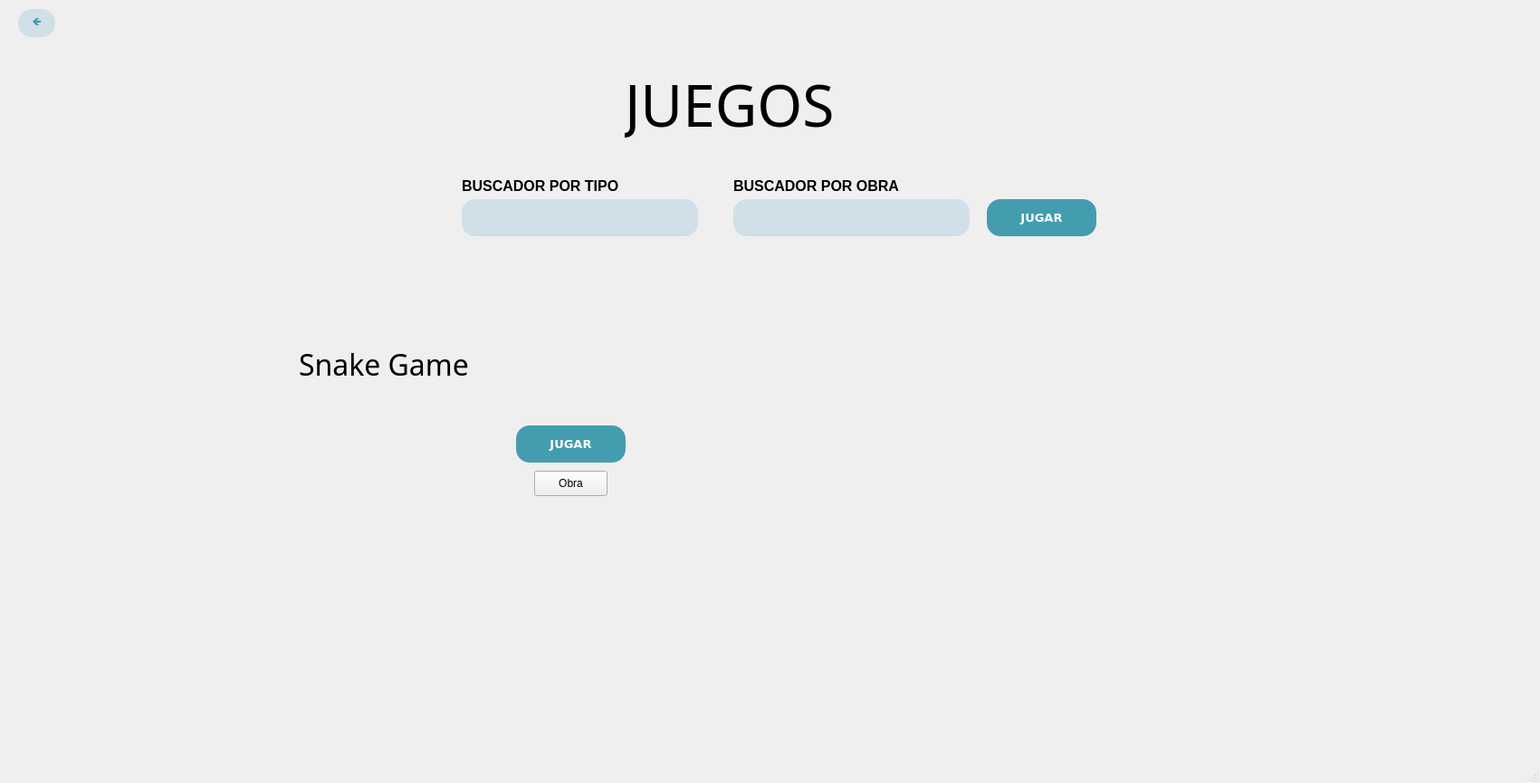
<?xml version="1.0" encoding="UTF-8"?>
<ui version="4.0">
 <class>MainWindow</class>
 <widget class="QMainWindow" name="MainWindow">
  <property name="geometry">
   <rect>
    <x>0</x>
    <y>0</y>
    <width>1701</width>
    <height>865</height>
   </rect>
  </property>
  <property name="windowTitle">
   <string>MainWindow</string>
  </property>
  <widget class="QWidget" name="centralwidget">
   <widget class="QLabel" name="Titulo">
    <property name="geometry">
     <rect>
      <x>690</x>
      <y>70</y>
      <width>321</width>
      <height>91</height>
     </rect>
    </property>
    <property name="font">
     <font>
      <family>Bell MT</family>
      <pointsize>24</pointsize>
      <weight>50</weight>
      <bold>false</bold>
     </font>
    </property>
    <property name="text">
     <string>&lt;html&gt;&lt;head/&gt;&lt;body&gt;&lt;p&gt;&lt;span style=&quot; font-size:48pt;&quot;&gt;JUEGOS&lt;/span&gt;&lt;/p&gt;&lt;/body&gt;&lt;/html&gt;</string>
    </property>
   </widget>
   <widget class="QLabel" name="Titulo_2">
    <property name="geometry">
     <rect>
      <x>330</x>
      <y>380</y>
      <width>211</width>
      <height>41</height>
     </rect>
    </property>
    <property name="font">
     <font>
      <family>Bell MT</family>
      <pointsize>24</pointsize>
      <weight>50</weight>
      <bold>false</bold>
     </font>
    </property>
    <property name="text">
     <string>&lt;html&gt;&lt;head/&gt;&lt;body&gt;&lt;p&gt;Snake Game&lt;/p&gt;&lt;/body&gt;&lt;/html&gt;</string>
    </property>
   </widget>
   <widget class="QLabel" name="Titulo_3">
    <property name="geometry">
     <rect>
      <x>590</x>
      <y>340</y>
      <width>81</width>
      <height>121</height>
     </rect>
    </property>
    <property name="maximumSize">
     <size>
      <width>411</width>
      <height>16777215</height>
     </size>
    </property>
    <property name="font">
     <font>
      <family>Bell MT</family>
      <pointsize>24</pointsize>
      <weight>50</weight>
      <bold>false</bold>
     </font>
    </property>
    <property name="text">
     <string/>
    </property>
    <property name="pixmap">
     <pixmap>../Imagenes/monalisa.jpg</pixmap>
    </property>
   </widget>
   <widget class="QPushButton" name="enviarBotonJuego1">
    <property name="geometry">
     <rect>
      <x>570</x>
      <y>470</y>
      <width>121</width>
      <height>41</height>
     </rect>
    </property>
    <property name="palette">
     <palette>
      <active>
       <colorrole role="WindowText">
        <brush brushstyle="SolidPattern">
         <color alpha="255">
          <red>255</red>
          <green>255</green>
          <blue>255</blue>
         </color>
        </brush>
       </colorrole>
       <colorrole role="Button">
        <brush brushstyle="SolidPattern">
         <color alpha="255">
          <red>67</red>
          <green>157</green>
          <blue>175</blue>
         </color>
        </brush>
       </colorrole>
       <colorrole role="Text">
        <brush brushstyle="SolidPattern">
         <color alpha="255">
          <red>255</red>
          <green>255</green>
          <blue>255</blue>
         </color>
        </brush>
       </colorrole>
       <colorrole role="ButtonText">
        <brush brushstyle="SolidPattern">
         <color alpha="255">
          <red>255</red>
          <green>255</green>
          <blue>255</blue>
         </color>
        </brush>
       </colorrole>
       <colorrole role="Base">
        <brush brushstyle="SolidPattern">
         <color alpha="255">
          <red>67</red>
          <green>157</green>
          <blue>175</blue>
         </color>
        </brush>
       </colorrole>
       <colorrole role="Window">
        <brush brushstyle="SolidPattern">
         <color alpha="255">
          <red>67</red>
          <green>157</green>
          <blue>175</blue>
         </color>
        </brush>
       </colorrole>
       <colorrole role="PlaceholderText">
        <brush brushstyle="NoBrush">
         <color alpha="128">
          <red>255</red>
          <green>255</green>
          <blue>255</blue>
         </color>
        </brush>
       </colorrole>
      </active>
      <inactive>
       <colorrole role="WindowText">
        <brush brushstyle="SolidPattern">
         <color alpha="255">
          <red>255</red>
          <green>255</green>
          <blue>255</blue>
         </color>
        </brush>
       </colorrole>
       <colorrole role="Button">
        <brush brushstyle="SolidPattern">
         <color alpha="255">
          <red>67</red>
          <green>157</green>
          <blue>175</blue>
         </color>
        </brush>
       </colorrole>
       <colorrole role="Text">
        <brush brushstyle="SolidPattern">
         <color alpha="255">
          <red>255</red>
          <green>255</green>
          <blue>255</blue>
         </color>
        </brush>
       </colorrole>
       <colorrole role="ButtonText">
        <brush brushstyle="SolidPattern">
         <color alpha="255">
          <red>255</red>
          <green>255</green>
          <blue>255</blue>
         </color>
        </brush>
       </colorrole>
       <colorrole role="Base">
        <brush brushstyle="SolidPattern">
         <color alpha="255">
          <red>67</red>
          <green>157</green>
          <blue>175</blue>
         </color>
        </brush>
       </colorrole>
       <colorrole role="Window">
        <brush brushstyle="SolidPattern">
         <color alpha="255">
          <red>67</red>
          <green>157</green>
          <blue>175</blue>
         </color>
        </brush>
       </colorrole>
       <colorrole role="PlaceholderText">
        <brush brushstyle="NoBrush">
         <color alpha="128">
          <red>255</red>
          <green>255</green>
          <blue>255</blue>
         </color>
        </brush>
       </colorrole>
      </inactive>
      <disabled>
       <colorrole role="WindowText">
        <brush brushstyle="SolidPattern">
         <color alpha="255">
          <red>255</red>
          <green>255</green>
          <blue>255</blue>
         </color>
        </brush>
       </colorrole>
       <colorrole role="Button">
        <brush brushstyle="SolidPattern">
         <color alpha="255">
          <red>67</red>
          <green>157</green>
          <blue>175</blue>
         </color>
        </brush>
       </colorrole>
       <colorrole role="Text">
        <brush brushstyle="SolidPattern">
         <color alpha="255">
          <red>255</red>
          <green>255</green>
          <blue>255</blue>
         </color>
        </brush>
       </colorrole>
       <colorrole role="ButtonText">
        <brush brushstyle="SolidPattern">
         <color alpha="255">
          <red>255</red>
          <green>255</green>
          <blue>255</blue>
         </color>
        </brush>
       </colorrole>
       <colorrole role="Base">
        <brush brushstyle="SolidPattern">
         <color alpha="255">
          <red>67</red>
          <green>157</green>
          <blue>175</blue>
         </color>
        </brush>
       </colorrole>
       <colorrole role="Window">
        <brush brushstyle="SolidPattern">
         <color alpha="255">
          <red>67</red>
          <green>157</green>
          <blue>175</blue>
         </color>
        </brush>
       </colorrole>
       <colorrole role="PlaceholderText">
        <brush brushstyle="NoBrush">
         <color alpha="128">
          <red>255</red>
          <green>255</green>
          <blue>255</blue>
         </color>
        </brush>
       </colorrole>
      </disabled>
     </palette>
    </property>
    <property name="font">
     <font>
      <family>Verdana</family>
      <pointsize>10</pointsize>
      <weight>75</weight>
      <bold>true</bold>
     </font>
    </property>
    <property name="cursor">
     <cursorShape>PointingHandCursor</cursorShape>
    </property>
    <property name="styleSheet">
     <string notr="true">background-color: rgb(67, 157, 175);
color: rgb(255, 255, 255);
font-weight: bold;
font-family: 'Verdana';
border-radius: 15px;</string>
    </property>
    <property name="text">
     <string>JUGAR</string>
    </property>
   </widget>
   <widget class="QPushButton" name="BotonAtras">
    <property name="geometry">
     <rect>
      <x>20</x>
      <y>10</y>
      <width>41</width>
      <height>31</height>
     </rect>
    </property>
    <property name="palette">
     <palette>
      <active>
       <colorrole role="WindowText">
        <brush brushstyle="SolidPattern">
         <color alpha="255">
          <red>67</red>
          <green>157</green>
          <blue>175</blue>
         </color>
        </brush>
       </colorrole>
       <colorrole role="Button">
        <brush brushstyle="SolidPattern">
         <color alpha="255">
          <red>208</red>
          <green>223</green>
          <blue>232</blue>
         </color>
        </brush>
       </colorrole>
       <colorrole role="Text">
        <brush brushstyle="SolidPattern">
         <color alpha="255">
          <red>67</red>
          <green>157</green>
          <blue>175</blue>
         </color>
        </brush>
       </colorrole>
       <colorrole role="ButtonText">
        <brush brushstyle="SolidPattern">
         <color alpha="255">
          <red>67</red>
          <green>157</green>
          <blue>175</blue>
         </color>
        </brush>
       </colorrole>
       <colorrole role="Base">
        <brush brushstyle="SolidPattern">
         <color alpha="255">
          <red>208</red>
          <green>223</green>
          <blue>232</blue>
         </color>
        </brush>
       </colorrole>
       <colorrole role="Window">
        <brush brushstyle="SolidPattern">
         <color alpha="255">
          <red>208</red>
          <green>223</green>
          <blue>232</blue>
         </color>
        </brush>
       </colorrole>
       <colorrole role="PlaceholderText">
        <brush brushstyle="NoBrush">
         <color alpha="128">
          <red>67</red>
          <green>157</green>
          <blue>175</blue>
         </color>
        </brush>
       </colorrole>
      </active>
      <inactive>
       <colorrole role="WindowText">
        <brush brushstyle="SolidPattern">
         <color alpha="255">
          <red>67</red>
          <green>157</green>
          <blue>175</blue>
         </color>
        </brush>
       </colorrole>
       <colorrole role="Button">
        <brush brushstyle="SolidPattern">
         <color alpha="255">
          <red>208</red>
          <green>223</green>
          <blue>232</blue>
         </color>
        </brush>
       </colorrole>
       <colorrole role="Text">
        <brush brushstyle="SolidPattern">
         <color alpha="255">
          <red>67</red>
          <green>157</green>
          <blue>175</blue>
         </color>
        </brush>
       </colorrole>
       <colorrole role="ButtonText">
        <brush brushstyle="SolidPattern">
         <color alpha="255">
          <red>67</red>
          <green>157</green>
          <blue>175</blue>
         </color>
        </brush>
       </colorrole>
       <colorrole role="Base">
        <brush brushstyle="SolidPattern">
         <color alpha="255">
          <red>208</red>
          <green>223</green>
          <blue>232</blue>
         </color>
        </brush>
       </colorrole>
       <colorrole role="Window">
        <brush brushstyle="SolidPattern">
         <color alpha="255">
          <red>208</red>
          <green>223</green>
          <blue>232</blue>
         </color>
        </brush>
       </colorrole>
       <colorrole role="PlaceholderText">
        <brush brushstyle="NoBrush">
         <color alpha="128">
          <red>67</red>
          <green>157</green>
          <blue>175</blue>
         </color>
        </brush>
       </colorrole>
      </inactive>
      <disabled>
       <colorrole role="WindowText">
        <brush brushstyle="SolidPattern">
         <color alpha="255">
          <red>67</red>
          <green>157</green>
          <blue>175</blue>
         </color>
        </brush>
       </colorrole>
       <colorrole role="Button">
        <brush brushstyle="SolidPattern">
         <color alpha="255">
          <red>208</red>
          <green>223</green>
          <blue>232</blue>
         </color>
        </brush>
       </colorrole>
       <colorrole role="Text">
        <brush brushstyle="SolidPattern">
         <color alpha="255">
          <red>67</red>
          <green>157</green>
          <blue>175</blue>
         </color>
        </brush>
       </colorrole>
       <colorrole role="ButtonText">
        <brush brushstyle="SolidPattern">
         <color alpha="255">
          <red>67</red>
          <green>157</green>
          <blue>175</blue>
         </color>
        </brush>
       </colorrole>
       <colorrole role="Base">
        <brush brushstyle="SolidPattern">
         <color alpha="255">
          <red>208</red>
          <green>223</green>
          <blue>232</blue>
         </color>
        </brush>
       </colorrole>
       <colorrole role="Window">
        <brush brushstyle="SolidPattern">
         <color alpha="255">
          <red>208</red>
          <green>223</green>
          <blue>232</blue>
         </color>
        </brush>
       </colorrole>
       <colorrole role="PlaceholderText">
        <brush brushstyle="NoBrush">
         <color alpha="128">
          <red>67</red>
          <green>157</green>
          <blue>175</blue>
         </color>
        </brush>
       </colorrole>
      </disabled>
     </palette>
    </property>
    <property name="cursor">
     <cursorShape>PointingHandCursor</cursorShape>
    </property>
    <property name="styleSheet">
     <string notr="true">background-color: rgb(208, 223, 232);
color:rgb(67, 157, 175);
font-weight: bold;
font-family: 'Verdana';
border-radius: 15px;</string>
    </property>
    <property name="text">
     <string>🡸</string>
    </property>
   </widget>
   <widget class="QPushButton" name="pushButton">
    <property name="geometry">
     <rect>
      <x>590</x>
      <y>520</y>
      <width>81</width>
      <height>28</height>
     </rect>
    </property>
    <property name="text">
     <string>Obra</string>
    </property>
   </widget>
   <widget class="QLineEdit" name="lineNombre">
    <property name="geometry">
     <rect>
      <x>510</x>
      <y>220</y>
      <width>261</width>
      <height>41</height>
     </rect>
    </property>
    <property name="styleSheet">
     <string notr="true">border-radius: 15px;
background-color: rgb(208, 223, 232);</string>
    </property>
   </widget>
   <widget class="QLabel" name="label">
    <property name="geometry">
     <rect>
      <x>510</x>
      <y>190</y>
      <width>251</width>
      <height>31</height>
     </rect>
    </property>
    <property name="text">
     <string>&lt;html&gt;&lt;head/&gt;&lt;body&gt;&lt;p&gt;&lt;span style=&quot; font-size:12pt; font-weight:600;&quot;&gt;BUSCADOR POR TIPO&lt;/span&gt;&lt;/p&gt;&lt;/body&gt;&lt;/html&gt;</string>
    </property>
   </widget>
   <widget class="QPushButton" name="botonJugar">
    <property name="geometry">
     <rect>
      <x>1090</x>
      <y>220</y>
      <width>121</width>
      <height>41</height>
     </rect>
    </property>
    <property name="palette">
     <palette>
      <active>
       <colorrole role="WindowText">
        <brush brushstyle="SolidPattern">
         <color alpha="255">
          <red>255</red>
          <green>255</green>
          <blue>255</blue>
         </color>
        </brush>
       </colorrole>
       <colorrole role="Button">
        <brush brushstyle="SolidPattern">
         <color alpha="255">
          <red>67</red>
          <green>157</green>
          <blue>175</blue>
         </color>
        </brush>
       </colorrole>
       <colorrole role="Text">
        <brush brushstyle="SolidPattern">
         <color alpha="255">
          <red>255</red>
          <green>255</green>
          <blue>255</blue>
         </color>
        </brush>
       </colorrole>
       <colorrole role="ButtonText">
        <brush brushstyle="SolidPattern">
         <color alpha="255">
          <red>255</red>
          <green>255</green>
          <blue>255</blue>
         </color>
        </brush>
       </colorrole>
       <colorrole role="Base">
        <brush brushstyle="SolidPattern">
         <color alpha="255">
          <red>67</red>
          <green>157</green>
          <blue>175</blue>
         </color>
        </brush>
       </colorrole>
       <colorrole role="Window">
        <brush brushstyle="SolidPattern">
         <color alpha="255">
          <red>67</red>
          <green>157</green>
          <blue>175</blue>
         </color>
        </brush>
       </colorrole>
       <colorrole role="PlaceholderText">
        <brush brushstyle="NoBrush">
         <color alpha="128">
          <red>255</red>
          <green>255</green>
          <blue>255</blue>
         </color>
        </brush>
       </colorrole>
      </active>
      <inactive>
       <colorrole role="WindowText">
        <brush brushstyle="SolidPattern">
         <color alpha="255">
          <red>255</red>
          <green>255</green>
          <blue>255</blue>
         </color>
        </brush>
       </colorrole>
       <colorrole role="Button">
        <brush brushstyle="SolidPattern">
         <color alpha="255">
          <red>67</red>
          <green>157</green>
          <blue>175</blue>
         </color>
        </brush>
       </colorrole>
       <colorrole role="Text">
        <brush brushstyle="SolidPattern">
         <color alpha="255">
          <red>255</red>
          <green>255</green>
          <blue>255</blue>
         </color>
        </brush>
       </colorrole>
       <colorrole role="ButtonText">
        <brush brushstyle="SolidPattern">
         <color alpha="255">
          <red>255</red>
          <green>255</green>
          <blue>255</blue>
         </color>
        </brush>
       </colorrole>
       <colorrole role="Base">
        <brush brushstyle="SolidPattern">
         <color alpha="255">
          <red>67</red>
          <green>157</green>
          <blue>175</blue>
         </color>
        </brush>
       </colorrole>
       <colorrole role="Window">
        <brush brushstyle="SolidPattern">
         <color alpha="255">
          <red>67</red>
          <green>157</green>
          <blue>175</blue>
         </color>
        </brush>
       </colorrole>
       <colorrole role="PlaceholderText">
        <brush brushstyle="NoBrush">
         <color alpha="128">
          <red>255</red>
          <green>255</green>
          <blue>255</blue>
         </color>
        </brush>
       </colorrole>
      </inactive>
      <disabled>
       <colorrole role="WindowText">
        <brush brushstyle="SolidPattern">
         <color alpha="255">
          <red>255</red>
          <green>255</green>
          <blue>255</blue>
         </color>
        </brush>
       </colorrole>
       <colorrole role="Button">
        <brush brushstyle="SolidPattern">
         <color alpha="255">
          <red>67</red>
          <green>157</green>
          <blue>175</blue>
         </color>
        </brush>
       </colorrole>
       <colorrole role="Text">
        <brush brushstyle="SolidPattern">
         <color alpha="255">
          <red>255</red>
          <green>255</green>
          <blue>255</blue>
         </color>
        </brush>
       </colorrole>
       <colorrole role="ButtonText">
        <brush brushstyle="SolidPattern">
         <color alpha="255">
          <red>255</red>
          <green>255</green>
          <blue>255</blue>
         </color>
        </brush>
       </colorrole>
       <colorrole role="Base">
        <brush brushstyle="SolidPattern">
         <color alpha="255">
          <red>67</red>
          <green>157</green>
          <blue>175</blue>
         </color>
        </brush>
       </colorrole>
       <colorrole role="Window">
        <brush brushstyle="SolidPattern">
         <color alpha="255">
          <red>67</red>
          <green>157</green>
          <blue>175</blue>
         </color>
        </brush>
       </colorrole>
       <colorrole role="PlaceholderText">
        <brush brushstyle="NoBrush">
         <color alpha="128">
          <red>255</red>
          <green>255</green>
          <blue>255</blue>
         </color>
        </brush>
       </colorrole>
      </disabled>
     </palette>
    </property>
    <property name="font">
     <font>
      <family>Verdana</family>
      <pointsize>10</pointsize>
      <weight>75</weight>
      <bold>true</bold>
     </font>
    </property>
    <property name="cursor">
     <cursorShape>PointingHandCursor</cursorShape>
    </property>
    <property name="styleSheet">
     <string notr="true">background-color: rgb(67, 157, 175);
color: rgb(255, 255, 255);
font-weight: bold;
font-family: 'Verdana';
border-radius: 15px;</string>
    </property>
    <property name="text">
     <string>JUGAR</string>
    </property>
   </widget>
   <widget class="QLabel" name="label_2">
    <property name="geometry">
     <rect>
      <x>810</x>
      <y>190</y>
      <width>251</width>
      <height>31</height>
     </rect>
    </property>
    <property name="text">
     <string>&lt;html&gt;&lt;head/&gt;&lt;body&gt;&lt;p&gt;&lt;span style=&quot; font-size:12pt; font-weight:600;&quot;&gt;BUSCADOR POR OBRA&lt;/span&gt;&lt;/p&gt;&lt;/body&gt;&lt;/html&gt;</string>
    </property>
   </widget>
   <widget class="QLineEdit" name="lineObra">
    <property name="geometry">
     <rect>
      <x>810</x>
      <y>220</y>
      <width>261</width>
      <height>41</height>
     </rect>
    </property>
    <property name="styleSheet">
     <string notr="true">border-radius: 15px;
background-color: rgb(208, 223, 232);</string>
    </property>
   </widget>
  </widget>
  <widget class="QStatusBar" name="statusbar"/>
 </widget>
 <resources/>
 <connections/>
</ui>
